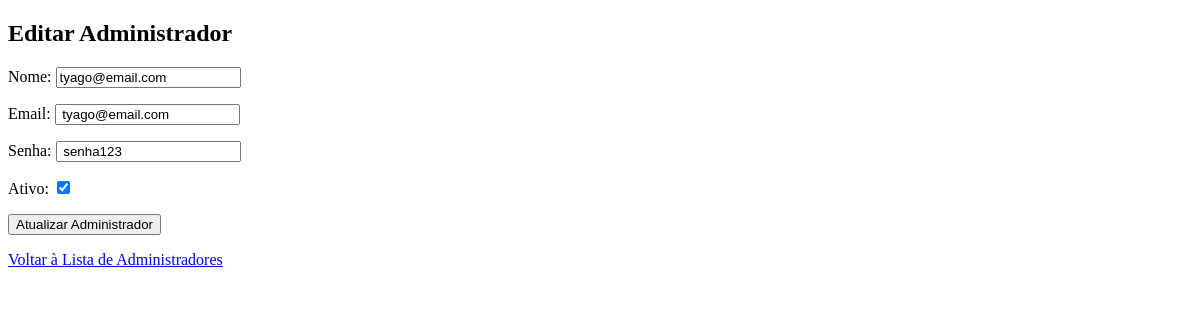
Before: /editar_administrador.php?id=6 (signed in) with the older database file.
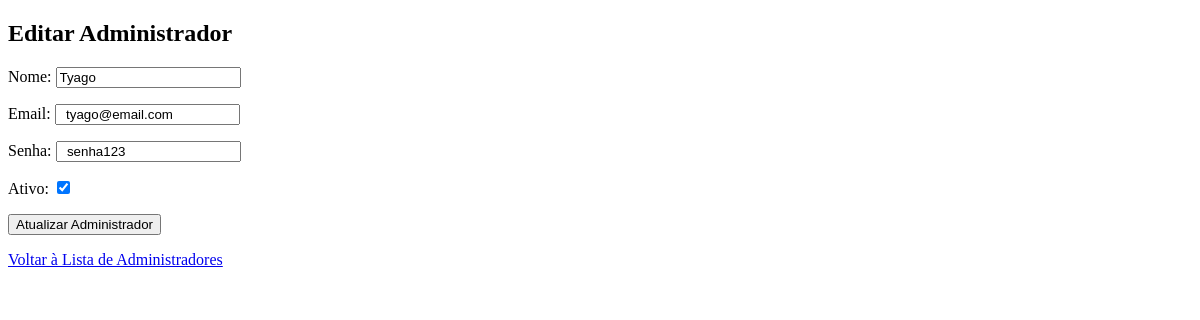
After: the same page with the newer database file.
### tables this page shows
CREATE TABLE usuarios_adm (
    adm_id INTEGER PRIMARY KEY AUTOINCREMENT,
    adm_nome VARCHAR(100) NOT NULL,
    adm_telefone VARCHAR(100),
    adm_cpf VARCHAR(100),
    adm_data_nascimento VARCHAR(100),
    adm_email VARCHAR(100) UNIQUE,
    adm_senha VARCHAR(100),
    adm_ativo INTEGER DEFAULT 1
);

### editar_administrador.php (the view, shortened to what this page needs)
<?php
require_once('conexao.php');
$adm_id = $_GET['id'];
$stmt_adm = $pdo->prepare("SELECT * FROM usuarios_adm WHERE adm_id = :adm_id");
$stmt_adm->bindParam(':adm_id', $adm_id, PDO::PARAM_INT);
$stmt_adm->execute();
$adm = $stmt_adm->fetch(PDO::FETCH_ASSOC);
?>
<!DOCTYPE html>
<html lang="en">
<head>
</head>
<body>
    <form method="post">
        <h2>Editar Administrador</h2>
        <label for="nome">Nome:</label>
        <input type="text" name="nome" id="nome" value="<?= $adm['adm_nome'] ?>" required>
        <p>
        <label for="email">Email:</label>
        <input type="text" name="email" id="email" value=" <?= $adm['adm_email'] ?>" required>
        <p>
        <label for="senha">Senha:</label>
        <input type="text" name="senha" id="senha" value=" <?= $adm['adm_senha'] ?>" required>
        <p>
        <p>
        <label for="ativo">Ativo:</label>
        <input type="checkbox" name="ativo" id="ativo" value="1" <?= $adm['adm_ativo'] ? 'checked' : '' ?>>
        <p>
        <p>
        <button type="submit">Atualizar Administrador</button>
    </form>
    <a href="listar_administrador.php">Voltar à Lista de Administradores</a>
</body>
</html>
</body>
</html>

Changed rows visible on the page:
changed usuarios_adm "tyago@email.com": nome "tyago@email.com" → "Tyago"
